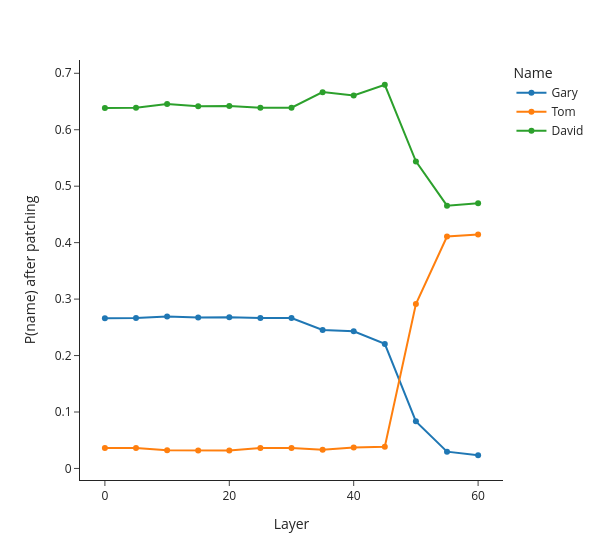

The code cell stored with this chart in its notebook:
### Code cell
import pandas as pd
import plotly.express as px

df_2 = pd.DataFrame([c[0] for c in counterfactual_outputs_2], columns=names, index=layers)
px.line(df_2, template="simple_white", width=600, markers=True,
        labels={"index": "Layer", "value": "P(name) after patching", "variable": "Name"})

### Figure 1 — Plotly figure (JSON) as saved in the notebook; plotly's stock layout.template omitted (floating-point values rounded to 4 significant figures)
{"data": [{"hovertemplate": "Name=Gary<br>Layer=%{x}<br>P(name) after patching=%{y}<extra></extra>", "legendgroup": "Gary", "line": {"color": "#1F77B4", "dash": "solid"}, "marker": {"symbol": "circle"}, "mode": "lines+markers", "name": "Gary", "orientation": "v", "showlegend": true, "type": "scatter", "x": [0, 5, 10, 15, 20, 25, 30, 35, 40, 45, 50, 55, 60], "xaxis": "x", "y": [0.2663, 0.2664, 0.2692, 0.2675, 0.2677, 0.2663, 0.2664, 0.2452, 0.243, 0.2207, 0.08342, 0.02976, 0.02338], "yaxis": "y"}, {"hovertemplate": "Name=Tom<br>Layer=%{x}<br>P(name) after patching=%{y}<extra></extra>", "legendgroup": "Tom", "line": {"color": "#FF7F0E", "dash": "solid"}, "marker": {"symbol": "circle"}, "mode": "lines+markers", "name": "Tom", "orientation": "v", "showlegend": true, "type": "scatter", "x": [0, 5, 10, 15, 20, 25, 30, 35, 40, 45, 50, 55, 60], "xaxis": "x", "y": [0.03603, 0.03606, 0.03215, 0.03195, 0.03197, 0.03604, 0.03605, 0.03319, 0.03727, 0.03835, 0.2911, 0.4109, 0.4145], "yaxis": "y"}, {"hovertemplate": "Name=David<br>Layer=%{x}<br>P(name) after patching=%{y}<extra></extra>", "legendgroup": "David", "line": {"color": "#2CA02C", "dash": "solid"}, "marker": {"symbol": "circle"}, "mode": "lines+markers", "name": "David", "orientation": "v", "showlegend": true, "type": "scatter", "x": [0, 5, 10, 15, 20, 25, 30, 35, 40, 45, 50, 55, 60], "xaxis": "x", "y": [0.6387, 0.6391, 0.6458, 0.6417, 0.6422, 0.6388, 0.6391, 0.6666, 0.6606, 0.6797, 0.5439, 0.4656, 0.4697], "yaxis": "y"}], "layout": {"legend": {"title": {"text": "Name"}, "tracegroupgap": 0}, "margin": {"t": 60}, "width": 600, "xaxis": {"anchor": "y", "domain": [0.0, 1.0], "title": {"text": "Layer"}}, "yaxis": {"anchor": "x", "domain": [0.0, 1.0], "title": {"text": "P(name) after patching"}}}}
